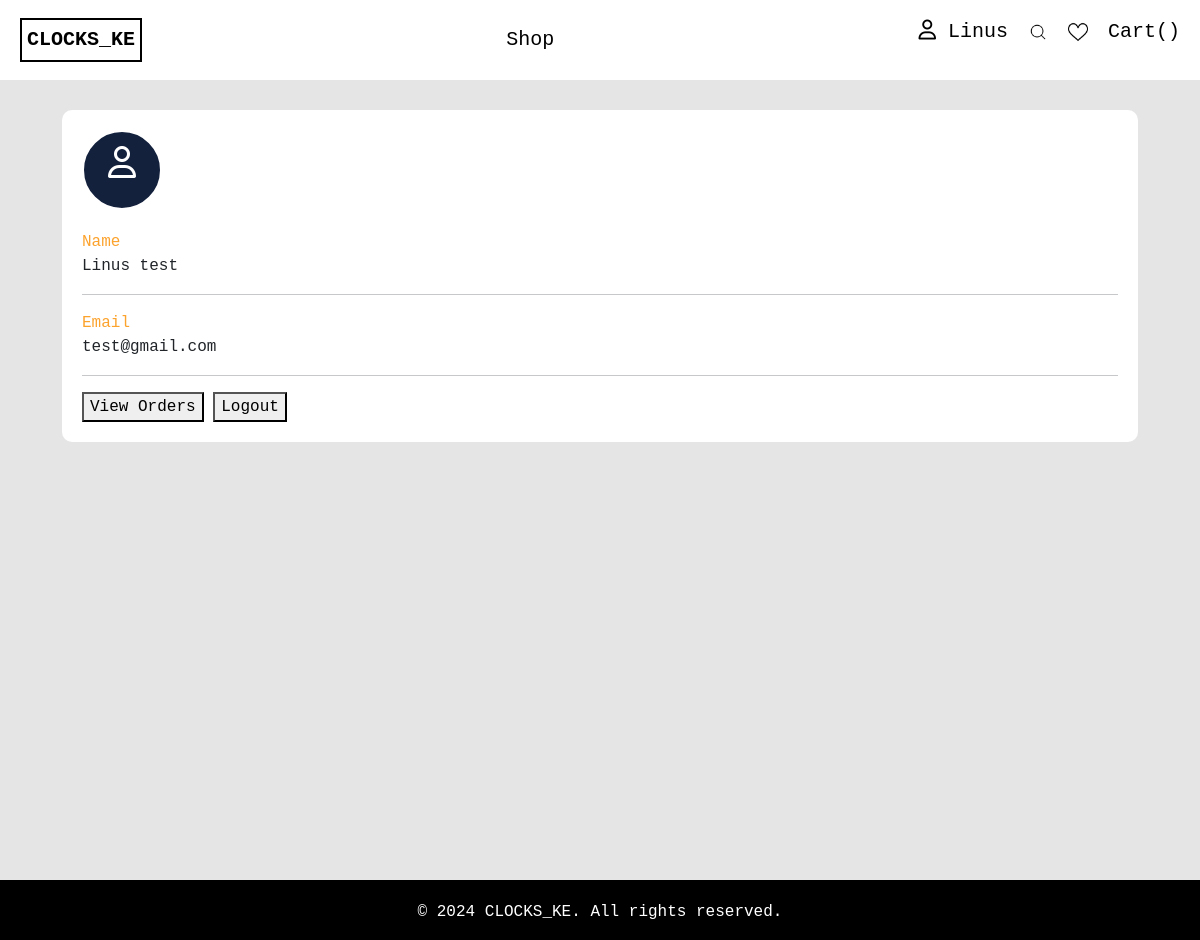
/profile (signed in), run on the app's committed database.
### store/models.py (models this page shows)
class CustomUser(AbstractBaseUser, PermissionsMixin):
    email = models.EmailField(max_length=255, unique=True)
    first_name = models.CharField(max_length=255)
    last_name = models.CharField(max_length=255)
    is_active = models.BooleanField(default=True)
    is_staff = models.BooleanField(default=False)
    date_joined = models.DateTimeField(auto_now_add=True)
    objects = CustomUserManager()
    USERNAME_FIELD = 'email'
    REQUIRED_FIELDS = ['first_name', 'last_name']
    def __str__(self):
        return self.email

### store/views.py (the view)
# urls.py: path('profile', views.profile, name='profile'),
def profile(request):
    orders = []
    orderItems = []
    if request.user.is_authenticated:
        customer = request.user.customer
        try:
            orders = Order.objects.filter(customer=customer, complete=True)
            for order in orders:
                orderItems = OrderItem.objects.filter(order=order)
        except Order.DoesNotExist:
            orders = ['No orders yet']
            orderItems = []
    if request.user.is_staff:
        context = allOrders()
    else:
        context = {'orders': orders, 'orderItems': orderItems}
    return render(request, 'store/profile.html', context)

### store/templates/store/profile.html (shortened to what this page needs)
{% extends 'store/index.html' %} {% block content %} {% load static %}
<link rel="stylesheet" href="{% static 'css/profile.css' %}" />
<section class="profile">
  <div class="container profile-container">
    <div class="row profile-row">
      <div class="col-md-12 profile-text profile-col">
        <div class="profile-info">
          <div id="profile-pic">
            <h2><i class="fa-regular fa-user" style="color: #ffffff"></i></h2>
          </div>
        </div>
        <p id="title">Name</p>
        <p>{{user.first_name}} {{user.last_name}}</p>
        <hr />
        <p id="title">Email</p>
        <p>{{user.email}}</p>
        <hr />
        <div class="actions">
          <button id="view_orders">View Orders</button>
          <a class="logout" href="{% url 'logout'%}"
            ><button id="logout">Logout</button></a
          >
        </div>
      </div>
    </div>
    <div class="row profile-row">
    </div>
    <div class="row profile-row">
    </div>
  </div>
</section>
{%endblock%}

### store/templates/store/index.html (shortened to what this page needs)
{% load static %}
<!DOCTYPE html>
<html lang="en">
  <head>
    <link rel="stylesheet" href="{% static 'css/styles.css' %}" />
    <link rel="stylesheet" href="{% static 'css/shop.css' %}" />
    <link rel="stylesheet" href="{% static 'css/product.css' %}" />
    <link rel="stylesheet" href="{% static 'css/checkout.css' %}" />
    <link rel="stylesheet" href="{% static 'css/cart.css' %}" />
    <link rel="stylesheet" href="{% static 'css/signin.css' %}" />
    <link
      href="https://cdn.jsdelivr.net/npm/bootstrap@5.1.3/dist/css/bootstrap.min.css"
      rel="stylesheet"
    />
    <link
      rel="stylesheet"
      type="text/css"
      href="https://cdnjs.cloudflare.com/ajax/libs/toastr.js/latest/css/toastr.min.css"
    />
  </head>
  <body>
    <section class="custom-nav">
      <div class="custom-navbar">
        <a href="{% url 'store' %}"><div class="navbar-logo">CLOCKS_KE</div></a>
        <a href="{% url 'shop' %}">Shop</a>
        <div class="end">
          <div class="user-profile d-none d-md-block">
            {% if user.is_authenticated %}
            <a class="logout" href="{% url 'profile'%}"
              ><p>
                <i class="fa-regular fa-user"></i> {{ user.first_name }}
              </p></a
            >
            {% else %}
            <a href="{% url 'login' %}"
              ><p><i class="fa-regular fa-user"></i> Customer</p></a
            >
            {% endif %}
          </div>
          {% if user.is_staff %}
          <a href="{% url 'admin:index' %}">Staff</a>
          {% else %}
          <a href="#"><img src="{% static 'images/search.png' %}" /></a>
          <a href="#"><img src="{% static 'images/like.png' %}" /></a>
          <a href="{% url 'cart' %}">Cart({{order.get_cart_items}})</a>
          {% endif %}
        </div>
      </div>
    </section>
    {% block content %} {% endblock%}
    <section class="footer">
      <div class="footer-content">
        <p>© 2024 CLOCKS_KE. All rights reserved.</p>
      </div>
    </section>
  </body>
</html>

### static/css/styles.css (style rules this page uses)
body { font-family: monospace !important; margin: 0; min-height: 100vh; display: flex; flex-direction: column; }
button { cursor: pointer; }
i { color: black; }
.custom-nav .custom-navbar { display: flex; flex-direction: row; justify-content: space-between; align-items: center; padding: 10px 20px; min-height: 80px; }
.navbar-logo { font-size: 20px; font-weight: bold; border: solid 2px black; padding: 5px; }
.custom-navbar a { text-decoration: none; color: black; font-size: 20px; }
.custom-navbar .end { display: flex; flex-direction: row; gap: 20px; }
a img { width: 20px; height: 20px; }
.footer { margin-top: auto; }
.footer-content { background-color: black; min-height: 60px; color: white; text-align: center; width: 100%; height: 2.5rem; }
.footer-content p { padding-top: 20px; margin: auto 0 auto 0; }

### static/css/profile.css (style rules this page uses)
.profile { background-color: #e5e5e5; display: flex; margin: 0; width: 100%; min-height: 100vh; }
.profile-row { padding: 20px; margin: 10px 0px; }
.profile-col { background-color: #ffffff; padding: 20px; border-radius: 10px; margin-bottom: 30px; }
.profile-info { display: flex; justify-content: space-between; }
#profile-pic { display: flex; justify-content: center; align-items: center; background-color: #14213d; width: 80px; height: 80px; padding: 10px; border: 2px #ffffff solid; border-radius: 50%; margin-bottom: 20px; }
.profile-text #title { color: #fca32e; margin-bottom: 0px; }

### data on the page
CustomUser: first_name "Linus", last_name "test", email "test@gmail.com"
